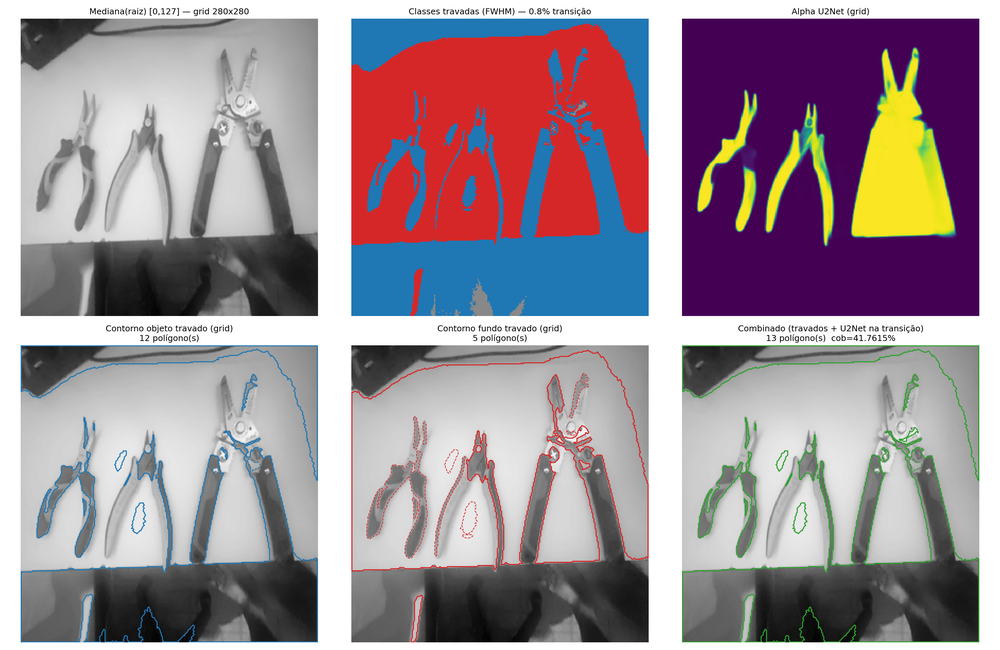
#> input picture experimentos/2026-07-01_mediana_otsu_grid/grid_picos_u2net_transicao.png, 1000 x 650 px, shrunk from 3000 x 1950 before the run
$ python demo_analise_cena_rotada.py ../experimentos/2026-07-01_mediana_otsu_grid/grid_picos_u2net_transicao.png
#> lines starting #> are read from the running program, lines starting #| are printed output that depends on the picture; after the words box and inside, x2 and y2 are one past the last pixel; in counts of white or black regions, pixels touching at a corner belong together
#> in _carregar_cinza, img is the input picture: shape (650, 1000, 3); mean B, G, R 150.9, 142.8, 157.1
### core/analise_cena.py
"""
core/analise_cena.py — pré-análise de cena por seções ortogonais (tomografia leve).

Roda UMA vez por foto-mestre, ANTES de qualquer chamada de modelo/API.
Reconstrói uma superfície clássica de "object-ness" a partir de seções
horizontais e verticais da variância local, no espírito da batimetria de
seções transversais em hidrologia / da transformada de Radon em tomografia.

Pipeline (zero ML, zero $$, ~0.1-0.4s CPU em 4000×3000):
    1. coerência de gradiente em blocos de 16px → mapa de "object-ness"
       (energia × anisotropia do structure tensor: distingue borda de
        objeto — gradiente coerente/linear — de textura de fundo —
        gradiente isotrópico; ver _coerencia_local)
    2. pré-suavização gaussiana (σ=1)           → atenua só o granulado fino
    3. amostra 48 seções H + 48 V (passo 4)     → ~2.6k pontos esparsos
    4. griddata cubic                           → reconstrói superfície
    5. pós-suavização gaussiana (σ=4)           → tira oscilações do cubic
    6. filtro sigmoid (k=12, μ=0.45)            → exacerba contraste fundo/objeto
    7. limiar por percentil + morfologia        → obj_mask / bg_mask
    8. componentes conectados                   → n_objetos_estimado + picos

Histórico: a versão original usava VARIÂNCIA local (+σ=4). Em cenas com muitos
objetos finos próximos (ex.: ferramentas alinhadas), a variância exigia σ alto
pra suprimir textura de madeira/tecido, e esse σ alto fundia objetos vizinhos —
subcontava (8/7 onde a verdade era 14). A coerência de gradiente separa textura
de borda real sem precisar do σ pesado, recuperando a contagem (~10-13 vs 14)
sem explodir em ruído. Validado em data/fotos_mestras/ (ver poc_dinov2/
demo_analise_cena_coerencia.py). _variancia_local fica disponível por
compatibilidade/testes.

Produtos consumíveis pelos passos seguintes:
    - n_objetos_estimado  : prior para o prompt do Claude ("espere ~N objetos")
    - complexidade        : simples | media | densa  → escolhe estratégia do agente
    - bg_mask             : fundo por HOMOGENEIDADE (ortogonal a cor; não sofre
                            do paradoxo same-color do vetor de fundo cromático)
    - obj_mask            : regiões candidatas a objeto
    - picos               : centróides + força de cada blob
    - bordas_ativas       : objeto tocando borda da foto (sinal de corte)

Comparações que motivaram os defaults (foto branco-no-branco, 12 obj reais):
    - griddata cubic 48×48 → 0.21s, 11 obj  (Kriging RBF: 36s, 5 obj — descartado)
    - sigmoid mantém 11 obj e nitidez; top-hat fragmenta (17); CLAHE infla (13)
    Ver poc_dinov2/demo_analise_cena.py e _compare/_filtro.
"""
from __future__ import annotations

import logging
import time
from dataclasses import dataclass, field
from pathlib import Path

import numpy as np

_log = logging.getLogger("casaiq.analise_cena")


# ─── parâmetros (defaults validados na POC) ──────────────────────────────────────

BLOCK_SZ   = 16        # px por bloco do sinal de object-ness
N_SECOES   = 48        # seções horizontais
M_SECOES   = 48        # seções verticais
PASSO_SAMP = 4         # subamostragem dentro de cada seção
SIGMA_SUAV = 1.0       # pré-suavização do sinal de coerência (blocos) —
                       # baixo de propósito: a coerência já suprime textura,
                       # não precisa do σ alto que a variância exigia (e que
                       # fundia objetos próximos)
SIGMA_SUP  = 4.0       # pós-suavização da superfície reconstruída
SIGMOID_K  = 12.0      # inclinação do filtro sigmoid
SIGMOID_MU = 0.45      # ponto de inflexão do sigmoid
TH_BG_PCT  = 25        # percentil abaixo → fundo
TH_OBJ_PCT = 70        # percentil acima → objeto candidato
AREA_MIN   = 4         # área mínima de blob (blocos) p/ contar como objeto
LIM_SIMPLES = 5        # ≤ → "simples"
LIM_MEDIA   = 12       # ≤ → "media"; acima → "densa"


@dataclass
class AnaliseCena:
    """Resultado da pré-análise de uma foto-mestre."""
    n_objetos_estimado: int
    complexidade: str                       # simples | media | densa
    picos: list[dict]                       # [{cx, cy, forca, area_blocos}] em coords 0-1
    bordas_ativas: dict                     # {top, bottom, left, right} bool
    superficie: np.ndarray = field(repr=False)   # (Hb,Wb) float32 0-1, object-ness
    obj_mask: np.ndarray = field(repr=False)     # (Hb,Wb) bool
    bg_mask: np.ndarray = field(repr=False)      # (Hb,Wb) bool — fundo por homogeneidade
    shape_blocos: tuple = (0, 0)
    shape_original: tuple = (0, 0)
    tempo_s: float = 0.0

    # [7 lines left out: function resumo_prompt, not called in this run]


# ─── núcleo numérico ─────────────────────────────────────────────────────────────

def _variancia_local(img_gray: np.ndarray, block_sz: int) -> np.ndarray:
    """Sinal legado (variância por bloco). Mantido por compatibilidade e
    testes; o pipeline de produção usa _coerencia_local."""
#> called with block_sz = 16
    H, W = img_gray.shape
    Hb, Wb = H // block_sz, W // block_sz
    bl = img_gray[:Hb * block_sz, :Wb * block_sz].reshape(Hb, block_sz, Wb, block_sz)
    return bl.var(axis=(1, 3)).astype(np.float32)
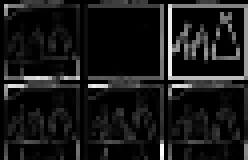
#> returned value: shape (40, 62) float32 (shown 4 times larger); min 0, max 12242.5, mean 1198.1; drawn with min black and max white


# [31 lines left out: function _coerencia_local, not called in this run]


def _normalizar(arr: np.ndarray) -> np.ndarray:
    lo, hi = float(arr.min()), float(arr.max())
#> lo = 0.89; hi = 6227.1
    return (arr - lo) / (hi - lo + 1e-8)


def _amostrar_secoes(mapa: np.ndarray, n_h: int, m_v: int, passo: int):
    Hb, Wb = mapa.shape
    ys_h = np.linspace(0, Hb - 1, n_h, dtype=int)
    xs_v = np.linspace(0, Wb - 1, m_v, dtype=int)
    pts, vals = [], []
    xs_all = np.arange(0, Wb, passo)
    ys_all = np.arange(0, Hb, passo)
    for y in ys_h:
        for x in xs_all:
            pts.append((x / (Wb - 1), y / (Hb - 1)))
            vals.append(float(mapa[y, x]))
    for x in xs_v:
        for y in ys_all:
            pts.append((x / (Wb - 1), y / (Hb - 1)))
            vals.append(float(mapa[y, x]))
    return np.array(pts, dtype=np.float64), np.array(vals, dtype=np.float64)


def _reconstruir(shape, pts, vals) -> np.ndarray:
    from scipy.interpolate import griddata
    from scipy.ndimage import gaussian_filter
    Hb, Wb = shape
    gx = np.linspace(0, 1, Wb)
    gy = np.linspace(0, 1, Hb)
    GX, GY = np.meshgrid(gx, gy)
    sup = griddata(pts, vals, (GX, GY), method="cubic", fill_value=0.0)
    sup = np.clip(sup, 0, None).astype(np.float32)
    sup = gaussian_filter(sup, sigma=SIGMA_SUP)
    return _normalizar(sup)


def _sigmoid(sup: np.ndarray, k: float, mu: float) -> np.ndarray:
    return _normalizar(1.0 / (1.0 + np.exp(-k * (sup - mu))))


def _detectar_objetos(superficie: np.ndarray, th_obj_pct: float):
    from scipy.ndimage import label, binary_closing, binary_opening
    th = np.percentile(superficie, th_obj_pct)
    mask = superficie > th
    mask = binary_closing(mask, iterations=2)
    mask = binary_opening(mask, iterations=1)
    labeled, n = label(mask)
    Hb, Wb = superficie.shape
    picos = []
    for i in range(1, n + 1):
        ys, xs = np.where(labeled == i)
        if len(ys) < AREA_MIN:
            continue
        picos.append({
            "cx": float(xs.mean() / (Wb - 1)),
            "cy": float(ys.mean() / (Hb - 1)),
            "forca": float(superficie[ys, xs].max()),
            "area_blocos": int(len(ys)),
        })
    picos.sort(key=lambda p: -p["forca"])
    return picos, mask


def _carregar_cinza(fonte) -> np.ndarray:
    """Aceita caminho (str/Path), array BGR/RGB (HxWx3) ou cinza (HxW)."""
    if isinstance(fonte, (str, Path)):
        try:
            import cv2
            img = cv2.imread(str(fonte))
            if img is None:
                raise ValueError(f"imagem ilegível: {fonte}")
            return cv2.cvtColor(img, cv2.COLOR_BGR2GRAY)
        except ImportError:
            from PIL import Image
            return np.asarray(Image.open(fonte).convert("L"))
    arr = np.asarray(fonte)
    if arr.ndim == 2:
        return arr
    if arr.ndim == 3:
        # luminância simples (não importa BGR vs RGB para variância)
        return (arr[..., :3].mean(axis=2)).astype(np.float32)
    raise ValueError(f"formato de imagem não suportado: shape={arr.shape}")


# ─── API pública ─────────────────────────────────────────────────────────────────

# [74 lines left out: function analisar_cena, not called in this run]


# [12 lines that do not run on import are left out]

### poc_dinov2/demo_analise_cena_rotada.py
"""
poc_dinov2/demo_analise_cena_rotada.py — avalia o ganho de somar grids de
seções a 45° e -45° à tomografia de core/analise_cena.py.

Ideia do usuário: além das 48 seções H + 48 V no eixo original, rodar o
mesmo processo de seções sobre o mapa de variância ROTACIONADO em +45° e
-45°, e comparar/combinar os resultados.

Equivalência usada aqui (mais rápida que rotar a imagem 4000x3000 crua):
rotacionar o MAPA DE VARIÂNCIA já suavizado (pequeno, ~250x187 blocos) em
vez da imagem inteira. Amostrar 48 seções H+V nesse mapa rotacionado é
matematicamente equivalente (a menos de erro de interpolação) a amostrar
seções diagonais no mapa original — é o que o pedido descreve.

Saída: n_objetos por eixo (0°, 45°, -45°), por combinação (max/mean), preview
PNG lado a lado, e custo de tempo.
"""
from __future__ import annotations

import sys
import time
from pathlib import Path

import numpy as np
from scipy.ndimage import gaussian_filter, rotate as nd_rotate

sys.path.insert(0, str(Path(__file__).resolve().parent.parent))
from core.analise_cena import (  # noqa: E402
    BLOCK_SZ, N_SECOES, M_SECOES, PASSO_SAMP, SIGMA_SUAV,
    SIGMOID_K, SIGMOID_MU, TH_OBJ_PCT,
    _variancia_local, _normalizar, _amostrar_secoes, _reconstruir,
    _sigmoid, _detectar_objetos, _carregar_cinza,
)


def _cortar_centro(arr: np.ndarray, H: int, W: int) -> np.ndarray:
    h, w = arr.shape
    y0 = max(0, (h - H) // 2)
    x0 = max(0, (w - W) // 2)
    out = arr[y0:y0 + H, x0:x0 + W]
    if out.shape != (H, W):
        # canvas rotado ficou menor que o alvo por arredondamento — pad
        pad_h = H - out.shape[0]
        pad_w = W - out.shape[1]
        out = np.pad(out, ((0, max(0, pad_h)), (0, max(0, pad_w))))
        out = out[:H, :W]
    return out


def superficie_por_eixo(var_norm: np.ndarray, angle: float) -> tuple[np.ndarray, float]:
    """Reconstrói a superfície de object-ness amostrando seções H+V no
    referencial rotacionado por `angle`, devolvendo já no referencial
    original (Hb x Wb)."""
    t0 = time.time()
    Hb, Wb = var_norm.shape
    if angle == 0:
        base = var_norm
    else:
        base = nd_rotate(var_norm, angle, reshape=True, order=1,
                          mode="constant", cval=float(var_norm.mean()))

    pts, vals = _amostrar_secoes(base, N_SECOES, M_SECOES, PASSO_SAMP)
    sup_rot = _reconstruir(base.shape, pts, vals)
    sup_rot = _sigmoid(sup_rot, SIGMOID_K, SIGMOID_MU)

    if angle == 0:
        sup_orig = sup_rot
    else:
        canvas_back = nd_rotate(sup_rot, -angle, reshape=True, order=1,
                                 mode="constant", cval=0.0)
        sup_orig = _cortar_centro(canvas_back, Hb, Wb)
    return sup_orig, time.time() - t0


def avaliar(caminho: str):
    print(f"\n=== {Path(caminho).name} ===")
    img_gray = _carregar_cinza(caminho)
    var_map = _variancia_local(img_gray, BLOCK_SZ)
    var_norm = _normalizar(gaussian_filter(var_map, sigma=SIGMA_SUAV))
    Hb, Wb = var_norm.shape

    sups = {}
    tempos = {}
    for angulo, nome in [(0, "0°"), (45, "45°"), (-45, "-45°")]:
        sup, dt = superficie_por_eixo(var_norm, angulo)
        sups[nome] = sup
        tempos[nome] = dt
        picos, _ = _detectar_objetos(sup, TH_OBJ_PCT)
        print(f"  eixo {nome:>5s}: n_obj={len(picos):2d}  tempo={dt:.2f}s")
#> this loop made 3 passes
#> (dt, th in _detectar_objetos, n in _detectar_objetos) on passes 1 to 3: (0.0975, 0.581, 3), (0.0262, 0.557, 2), (0.025, 0.596, 2)
#> (printed output is left out)
#> pass 1, in _reconstruir, `sup = gaussian_filter(sup, sigma=SIGMA_SUP)`:
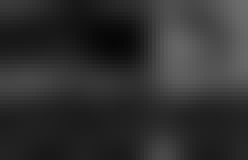
#> sup: shape (40, 62) float32 (shown 4 times larger); min 0.027, max 0.429, mean 0.187
#> pass 1, in superficie_por_eixo, `sup_rot = _reconstruir(base.shape, pts, vals)`:
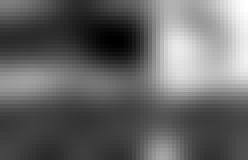
#> sup_rot: shape (40, 62) float32 (shown 4 times larger); min 0, max 1, mean 0.4
#> after the loop:
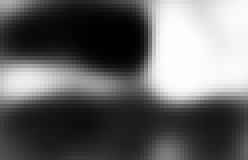
#> sup: shape (40, 62) float32 (shown 4 times larger); min 0.000119, max 1, mean 0.399
#> after the loop, sups = 3 items; tempos = {'0°': 0.0975, '45°': 0.0262, '-45°': 0.025}

    combo_max = np.maximum(np.maximum(sups["0°"], sups["45°"]), sups["-45°"])
    combo_mean = (sups["0°"] + sups["45°"] + sups["-45°"]) / 3.0

    picos_max, _ = _detectar_objetos(combo_max, TH_OBJ_PCT)
#> call 4 of _detectar_objetos, with th_obj_pct = 70
#> in _detectar_objetos (call 4), `th = np.percentile(superficie, th_obj_pct)`: th = 0.635
#> in _detectar_objetos (call 4), `labeled, n = label(mask)`:
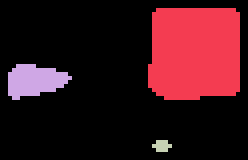
#> labeled: shape (40, 62) int32 (shown 4 times larger); 4 distinct labels, from 0 to 3; one colour per label, 0 black
#> in _detectar_objetos (call 4), `labeled, n = label(mask)`: n = 3
#> the loop in _detectar_objetos (call 4), `for i in range(1, n + 1):` made 3 passes
#> (ys, xs) on pass 3: ([35, 35, 35, 36, 36, 36, 36, 36, 37, 37, 37], [39, 40, 41, 38, 39, 40, 41, 42, 39, 40, 41])
#> after the loop in _detectar_objetos (call 4), `for i in range(1, n + 1):`: picos = 3 items
#> picos_max = 3 items
    picos_mean, _ = _detectar_objetos(combo_mean, TH_OBJ_PCT)
#> in _detectar_objetos (call 5), `th = np.percentile(superficie, th_obj_pct)`: th = 0.573
#> in _detectar_objetos (call 5), `mask = binary_opening(mask, iterations=1)`:
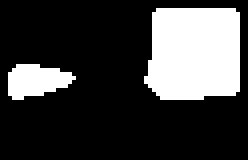
#> mask: shape (40, 62) bool (shown 4 times larger); 24.4% white; 2 white regions, box (x1, y1, x2, y2) and area: (36, 2, 60, 25) 500, (2, 16, 19, 25) 106
#> in _detectar_objetos (call 5), `labeled, n = label(mask)`: n = 2
#> after the loop in _detectar_objetos (call 5), `for i in range(1, n + 1):`: picos = 2 items
#> picos_mean = 2 items
    picos_base, _ = _detectar_objetos(sups["0°"], TH_OBJ_PCT)
#> picos_base = 3 items

    tempo_total_3eixos = sum(tempos.values())
#> tempo_total_3eixos = 0.149
    print(f"  --- combinação ---")
    print(f"  baseline (só 0°)      : n_obj={len(picos_base):2d}  tempo={tempos['0°']:.2f}s")
#|   baseline (só 0°)      : n_obj= 3  tempo=0.10s
    print(f"  combo max(0,45,-45)   : n_obj={len(picos_max):2d}  tempo_total={tempo_total_3eixos:.2f}s "
          f"({tempo_total_3eixos / tempos['0°']:.1f}x o custo)")
#|   combo max(0,45,-45)   : n_obj= 3  tempo_total=0.15s (1.5x o custo)
    print(f"  combo mean(0,45,-45)  : n_obj={len(picos_mean):2d}")
#|   combo mean(0,45,-45)  : n_obj= 2

    # preview lado a lado
    try:
        from PIL import Image
        painel = np.concatenate(
            [sups["0°"], sups["45°"], sups["-45°"], combo_max], axis=1
        )
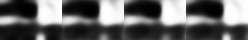
#> painel: shape (40, 248) float32; min 0, max 1, mean 0.392
        painel_img = Image.fromarray((np.clip(painel, 0, 1) * 255).astype(np.uint8))
        out = f"/tmp/rotada_{Path(caminho).stem}.png"
        painel_img.save(out)
        print(f"  preview: {out}  (0° | 45° | -45° | combo_max)")
    except Exception as e:
        print(f"  (preview falhou: {e})")

    return {
        "base": len(picos_base), "45": len(picos_max), "combo_max": len(picos_max),
        "combo_mean": len(picos_mean), "tempo_base": tempos["0°"], "tempo_total": tempo_total_3eixos,
    }


if __name__ == "__main__":
    alvos = sys.argv[1:] or [
        "data/fotos_mestras/IMG_mestra04semflash.jpg",
        "data/fotos_mestras/IMG_mestra04comflash.jpg",
    ]
    for a in alvos:
        avaliar(a)

$ run again, on experimentos/2026-07-01_mediana_otsu_grid/contornos_otsu_3_7.png
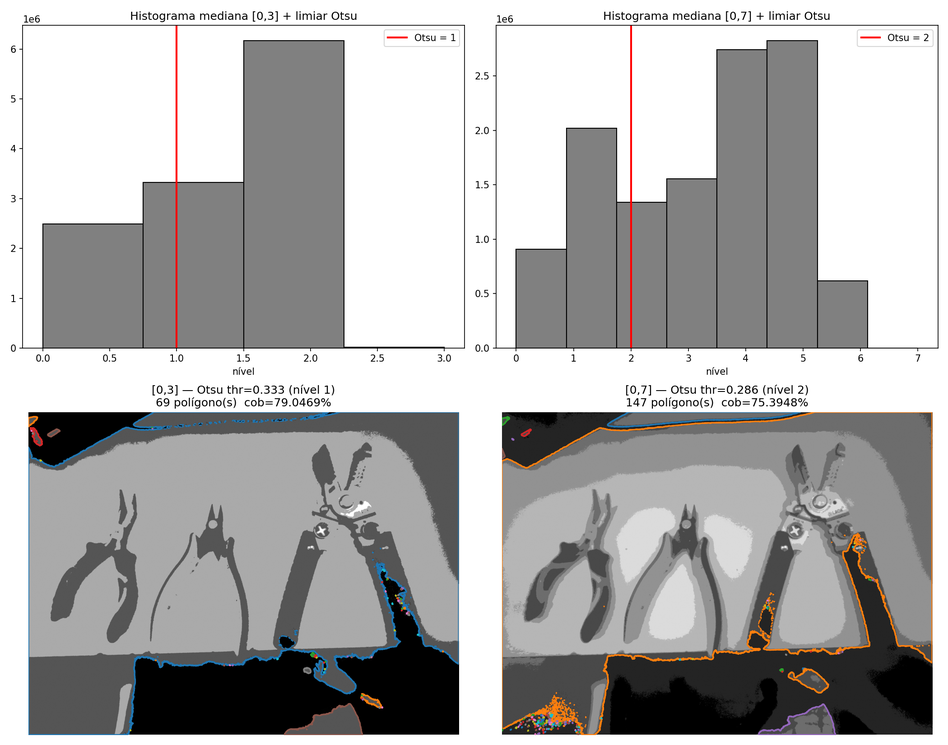
#> input picture experimentos/2026-07-01_mediana_otsu_grid/contornos_otsu_3_7.png, 948 x 745 px, shrunk from 2100 x 1650 before the run
#> in _carregar_cinza, img is the input picture: shape (745, 948, 3); mean B, G, R 173.7, 173.9, 174.6
#> lo = 0.0428; hi = 7844.4
#> the loop in avaliar, `for angulo, nome in [(0, "0°"), (45, "45°"), (-45, "-45°")]:` made 3 passes
#> (dt, th in _detectar_objetos, n in _detectar_objetos) on passes 1 to 3: (0.104, 0.183, 4), (0.0275, 0.66, 5), (0.0264, 0.711, 5)
#> (printed output is left out)
#> after the loop in avaliar, `for angulo, nome in [(0, "0°"), (45, "45°"), (-45, "-45°")]:`: sups = 3 items; tempos = {'0°': 0.104, '45°': 0.0275, '-45°': 0.0264}
#> labeled: shape (46, 59) int32; 6 distinct labels, from 0 to 5
#> picos_max = 5 items
#> labeled: shape (46, 59) int32; 6 distinct labels, from 0 to 5
#> th = 0.183
#> in _detectar_objetos (call 6), `labeled, n = label(mask)`:
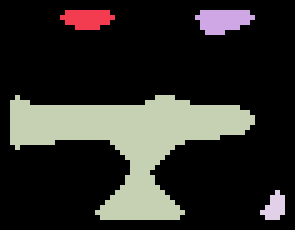
#> labeled: shape (46, 59) int32 (shown 5 times larger); 5 distinct labels, from 0 to 4; one colour per label, 0 black
#> n = 4
#> after the loop in _detectar_objetos (call 6), `for i in range(1, n + 1):`: picos = 4 items
#> tempo_total_3eixos = 0.158
#|   baseline (só 0°)      : n_obj= 4  tempo=0.10s
#|   combo max(0,45,-45)   : n_obj= 5  tempo_total=0.16s (1.5x o custo)
#|   combo mean(0,45,-45)  : n_obj= 5
#> in avaliar, `painel = np.concatenate( [sups["0°"], sups["45°"], sups["-45°"], combo..`:
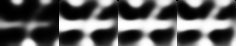
#> painel: shape (46, 236) float32; min 0, max 1, mean 0.36
